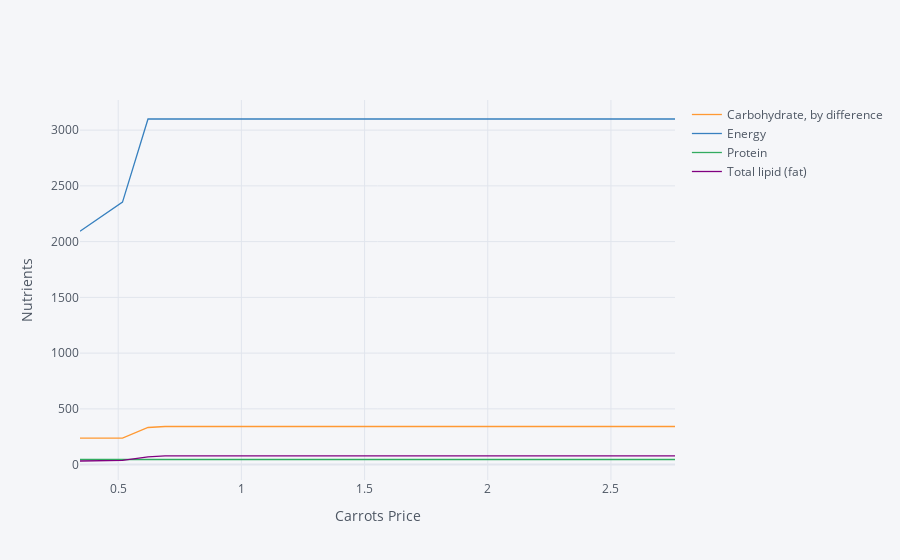

Notebook code for this chart:
### Markdown cell above
The code below creates a graph which uses the food price changes
  described above, but maps into nutrients.

### Code cell
# Matrix product maps quantities of food into quantities of nutrients
NutrientResponse = Diet_response@FoodNutrients.T

# Drop columns of missing nutrients
NutrientResponse = NutrientResponse.loc[:,NutrientResponse.count()>0]
NutrientResponse.iplot(xTitle='%s Price' % ReferenceGood,yTitle='Nutrients')

### Figure 1 — Plotly figure (JSON) as saved in the notebook; plotly's stock layout.template omitted (floating-point values rounded to 4 significant figures)
{"data": [{"line": {"color": "rgba(255, 153, 51, 1.0)", "dash": "solid", "shape": "linear", "width": 1.3}, "mode": "lines", "name": "Carbohydrate, by difference", "text": "", "type": "scatter", "x": [0.345, 0.5175, 0.621, 0.69, 0.759, 0.828, 0.897, 0.966, 1.035, 1.38, 2.76], "y": [238.3, 237.7, 332.8, 341.9, 341.9, 341.9, 341.9, 341.9, 341.9, 341.9, 341.9]}, {"line": {"color": "rgba(55, 128, 191, 1.0)", "dash": "solid", "shape": "linear", "width": 1.3}, "mode": "lines", "name": "Energy", "text": "", "type": "scatter", "x": [0.345, 0.5175, 0.621, 0.69, 0.759, 0.828, 0.897, 0.966, 1.035, 1.38, 2.76], "y": [2093.0, 2354.0, 3100.0, 3100, 3100, 3100, 3100, 3100, 3100, 3100, 3100]}, {"line": {"color": "rgba(50, 171, 96, 1.0)", "dash": "solid", "shape": "linear", "width": 1.3}, "mode": "lines", "name": "Protein", "text": "", "type": "scatter", "x": [0.345, 0.5175, 0.621, 0.69, 0.759, 0.828, 0.897, 0.966, 1.035, 1.38, 2.76], "y": [46.0, 46, 46, 46, 46, 46, 46, 46, 46, 46, 46]}, {"line": {"color": "rgba(128, 0, 128, 1.0)", "dash": "solid", "shape": "linear", "width": 1.3}, "mode": "lines", "name": "Total lipid (fat)", "text": "", "type": "scatter", "x": [0.345, 0.5175, 0.621, 0.69, 0.759, 0.828, 0.897, 0.966, 1.035, 1.38, 2.76], "y": [32.35, 38.61, 69.25, 78.12, 78.12, 78.12, 78.12, 78.12, 78.12, 78.12, 78.12]}], "layout": {"autosize": true, "legend": {"bgcolor": "#F5F6F9", "font": {"color": "#4D5663"}}, "paper_bgcolor": "#F5F6F9", "plot_bgcolor": "#F5F6F9", "title": {"font": {"color": "#4D5663"}}, "xaxis": {"autorange": true, "gridcolor": "#E1E5ED", "range": [0.345, 2.76], "showgrid": true, "tickfont": {"color": "#4D5663"}, "title": {"font": {"color": "#4D5663"}, "text": "Carrots Price"}, "type": "linear", "zerolinecolor": "#E1E5ED"}, "yaxis": {"autorange": true, "gridcolor": "#E1E5ED", "range": [-138.1, 3270.0], "showgrid": true, "tickfont": {"color": "#4D5663"}, "title": {"font": {"color": "#4D5663"}, "text": "Nutrients"}, "type": "linear", "zerolinecolor": "#E1E5ED"}}}
